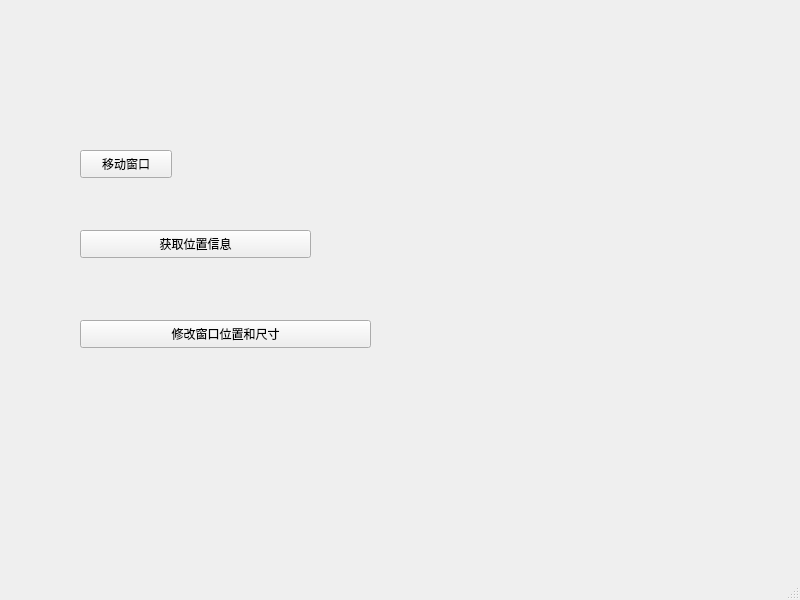
<?xml version="1.0" encoding="UTF-8"?>
<ui version="4.0">
 <class>MainWindow</class>
 <widget class="QMainWindow" name="MainWindow">
  <property name="geometry">
   <rect>
    <x>0</x>
    <y>0</y>
    <width>800</width>
    <height>600</height>
   </rect>
  </property>
  <property name="windowTitle">
   <string>MainWindow</string>
  </property>
  <widget class="QWidget" name="centralwidget">
   <widget class="QPushButton" name="pushButton_1">
    <property name="geometry">
     <rect>
      <x>80</x>
      <y>150</y>
      <width>92</width>
      <height>28</height>
     </rect>
    </property>
    <property name="text">
     <string>移动窗口</string>
    </property>
   </widget>
   <widget class="QPushButton" name="pushButton_2">
    <property name="geometry">
     <rect>
      <x>80</x>
      <y>230</y>
      <width>231</width>
      <height>28</height>
     </rect>
    </property>
    <property name="text">
     <string>获取位置信息</string>
    </property>
   </widget>
   <widget class="QPushButton" name="pushButton_3">
    <property name="geometry">
     <rect>
      <x>80</x>
      <y>320</y>
      <width>291</width>
      <height>28</height>
     </rect>
    </property>
    <property name="text">
     <string>修改窗口位置和尺寸</string>
    </property>
   </widget>
  </widget>
  <widget class="QMenuBar" name="menubar">
   <property name="geometry">
    <rect>
     <x>0</x>
     <y>0</y>
     <width>800</width>
     <height>24</height>
    </rect>
   </property>
  </widget>
  <widget class="QStatusBar" name="statusbar"/>
 </widget>
 <resources/>
 <connections/>
</ui>
